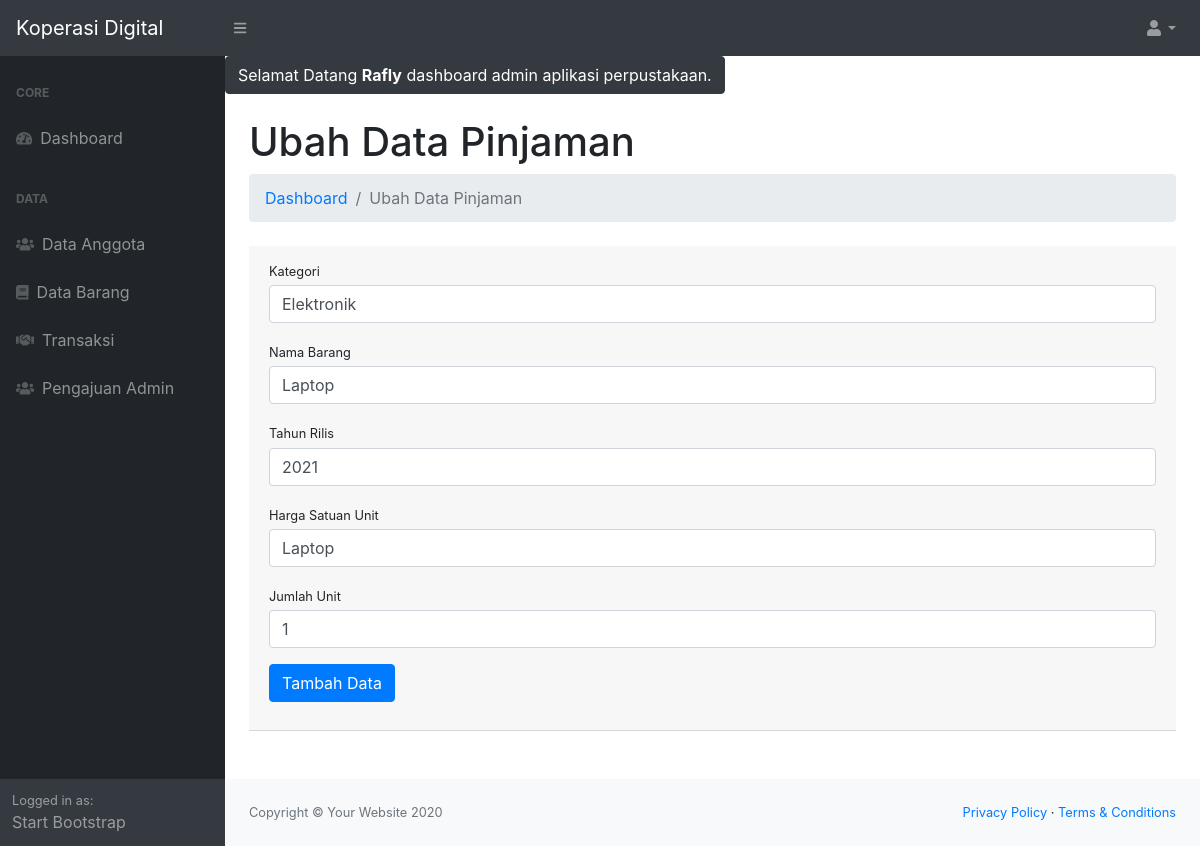
/dashboard.php?p=pinjam&aksi=ubah&id=3 (signed in), run on the app's committed database.
### tables this page shows
CREATE TABLE `tb_pinjam` (
  `id` int(11) NOT NULL,
  `kategori` varchar(255) NOT NULL,
  `nama` varchar(255) NOT NULL,
  `tahun` varchar(255) NOT NULL,
  `harga` varchar(255) NOT NULL,
  `unit` varchar(255) NOT NULL,
  `tgl_pinjam` varchar(50) NOT NULL,
  `tgl_kembali` varchar(50) NOT NULL,
  `status` varchar(255) NOT NULL DEFAULT 'Wait'
);

### page/buku/ubah.php (the view, shortened to what this page needs)
<?php
$id = $_GET['id'];
$sql = $conn->query("SELECT * FROM tb_pinjam WHERE id = $id") or die(mysqli_error($conn));
$pecahSql = $sql->fetch_assoc();
?>
<h1 class="mt-4">Ubah Data Pinjaman</h1>
<ol class="breadcrumb mb-4">
    <li class="breadcrumb-item"><a href="index.php">Dashboard</a></li>
    <li class="breadcrumb-item active">Ubah Data Pinjaman</li>
</ol>
<div class="card-header mb-5">
<form action="" method="post">
    <div class="form-group">
        <label class="small mb-1" for="judul_buku">Kategori</label>
        <input class="form-control" id="judul_buku" name="kategori" type="text" placeholder="Masukan kategori" value="<?=$pecahSql['kategori']?>"/>
    </div>
    <div class="form-group">
        <label class="small mb-1" for="pengarang_buku">Nama Barang</label>
        <input class="form-control" id="pengarang_buku" name="nama" type="text" placeholder="Masukan nama Barang" value="<?=$pecahSql['nama']?>" />
    </div>
    <div class="form-group">
        <label class="small mb-1" for="penerbit_buku">Tahun Rilis</label>
        <input class="form-control" id="penerbit_buku" name="thn" type="text" placeholder="Masukan penerbit buku" value="<?=$pecahSql['tahun']?>" />
    </div>
    <div class="form-group">
        <label class="small mb-1" for="tahun_terbit">Harga Satuan Unit</label>
        <input type="text" class="form-control" name="harga" placeholder="Masukan Harga Satuan Unit" value="<?=$pecahSql['nama']?>">
    </div>
    <div class="form-group">
        <label class="small mb-1" for="isbn">Jumlah Unit</label>
        <input class="form-control" id="isbn" name="junit" type="text" placeholder="Masukan Jumlah Unit" value="<?=$pecahSql['unit']?>"/>
    </div>
    <div class="form-group">
    	<button type="submit" class="btn btn-primary" name="tambah">Tambah Data</button>
    </div>
	</form>
</div>

### data on the page
tb_pinjam: kategori "Elektronik", nama "Laptop", thn "2021", harga "Laptop", junit "1"

### other printed values
$_SESSION['login']['nama'] "Rafly"
